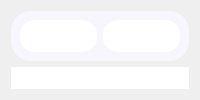
              <widget class="QWidget" name="page_9">
               <layout class="QVBoxLayout" name="verticalLayout_4">
                <item>
                 <widget class="QWidget" name="others_3" native="true">
                  <property name="maximumSize">
                   <size>
                    <width>16777215</width>
                    <height>285</height>
                   </size>
                  </property>
                  <property name="styleSheet">
                   <string notr="true">background-color:#F7F6FC   ; 
border-radius:20px ; 
</string>
                  </property>
                  <layout class="QHBoxLayout" name="horizontalLayout_10">
                   <item>
                    <widget class="QWidget" name="donut_3" native="true">
                     <property name="maximumSize">
                      <size>
                       <width>320</width>
                       <height>16777215</height>
                      </size>
                     </property>
                     <property name="styleSheet">
                      <string notr="true">background-color:white ; 
border-radius:15px ; </string>
                     </property>
                     <layout class="QHBoxLayout" name="horizontalLayout_11">
                      <item>
                       <layout class="QHBoxLayout" name="horizontalLayout_12">
                        <item>
                         <widget class="QLabel" name="username_4">
                          <property name="styleSheet">
                           <string notr="true">#username {
	background-color:transparent ; 
	color:black ; 
	font-size:13px ; 
}</string>
                          </property>
                          <property name="text">
                           <string/>
                          </property>
                         </widget>
                        </item>
                       </layout>
                      </item>
                     </layout>
                    </widget>
                   </item>
                   <item>
                    <widget class="QWidget" name="widget_4" native="true">
                     <property name="styleSheet">
                      <string notr="true">background-color:white ; 
border-radius:15px ; </string>
                     </property>
                    </widget>
                   </item>
                  </layout>
                 </widget>
                </item>
                <item>
                 <widget class="QWidget" name="table_3" native="true">
                  <property name="styleSheet">
                   <string notr="true">background-color:white ; 
border-radius:20px ; 
</string>
                  </property>
                  <widget class="QTableView" name="tableView_3">
                   <property name="geometry">
                    <rect>
                     <x>100</x>
                     <y>80</y>
                     <width>591</width>
                     <height>171</height>
                    </rect>
                   </property>
                   <property name="cursor" stdset="0">
                    <cursorShape>PointingHandCursor</cursorShape>
                   </property>
                   <property name="styleSheet">
                    <string notr="true">QTableView {
    background-color : white ; 
    color: black;
    font: 12px;
}
QHeaderView::section {
    background-color: #0F141E;
    color: white;
    height: 30px;
    font: 15px;
}
QHeaderView::section:first {
    border-top-left-radius: 5px;
}
QHeaderView::section:second {
    border: 1px solid ;
}
QHeaderView::section:last {
    border-top-right-radius: 5px;
}
QScrollBar:vertical {
    background: #dee2e6;
}
 QScrollBar::handle:vertical {
    background: #dee2e6;
 }
QScrollBar:horizontal {
    background: #dee2e6;
}
 QScrollBar::handle:horizontal {
    background: #dee2e6;
 }</string>
                   </property>
                   <property name="verticalScrollBarPolicy">
                    <enum>Qt::ScrollBarAlwaysOff</enum>
                   </property>
                   <property name="horizontalScrollBarPolicy">
                    <enum>Qt::ScrollBarAlwaysOff</enum>
                   </property>
                   <property name="sizeAdjustPolicy">
                    <enum>QAbstractScrollArea::AdjustToContents</enum>
                   </property>
                   <property name="editTriggers">
                    <set>QAbstractItemView::NoEditTriggers</set>
                   </property>
                   <property name="showGrid">
                    <bool>true</bool>
                   </property>
                   <property name="gridStyle">
                    <enum>Qt::SolidLine</enum>
                   </property>
                   <property name="sortingEnabled">
                    <bool>true</bool>
                   </property>
                   <attribute name="horizontalHeaderDefaultSectionSize">
                    <number>146</number>
                   </attribute>
                  </widget>
                  <widget class="QPushButton" name="add_project">
                   <property name="geometry">
                    <rect>
                     <x>20</x>
                     <y>20</y>
                     <width>21</width>
                     <height>21</height>
                    </rect>
                   </property>
                   <property name="cursor">
                    <cursorShape>PointingHandCursor</cursorShape>
                   </property>
                   <property name="styleSheet">
                    <string notr="true">#add_project {
	image: url(:/icons/tsawer/plus.svg) ;
}
#add_project::hover {
	image:url(:/icons/tsawer/plus_hover.svg) ;
}</string>
                   </property>
                   <property name="text">
                    <string/>
                   </property>
                  </widget>
                  <widget class="QLineEdit" name="search_bar_4">
                   <property name="geometry">
                    <rect>
                     <x>540</x>
                     <y>15</y>
                     <width>191</width>
                     <height>31</height>
                    </rect>
                   </property>
                   <property name="cursor">
                    <cursorShape>IBeamCursor</cursorShape>
                   </property>
                   <property name="styleSheet">
                    <string notr="true">QLineEdit {
 	background-color:transparent ;
	border-radius:15px ; 
	border:1px solid #BFC9D3; 
	padding : 0 40px 0 10px ; 
} </string>
                   </property>
                   <property name="placeholderText">
                    <string>search by Id/Name</string>
                   </property>
                  </widget>
                  <widget class="QPushButton" name="search_button_4">
                   <property name="geometry">
                    <rect>
                     <x>700</x>
                     <y>15</y>
                     <width>21</width>
                     <height>31</height>
                    </rect>
                   </property>
                   <property name="cursor">
                    <cursorShape>PointingHandCursor</cursorShape>
                   </property>
                   <property name="styleSheet">
                    <string notr="true">QPushButton {	
	background-color: transparent ;
	border-radius:20px ; 
	
	image: url(:/icons/tsawer/search.svg) ; 
} 
</string>
                   </property>
                   <property name="text">
                    <string/>
                   </property>
                  </widget>
                 </widget>
                </item>
               </layout>
              </widget>
